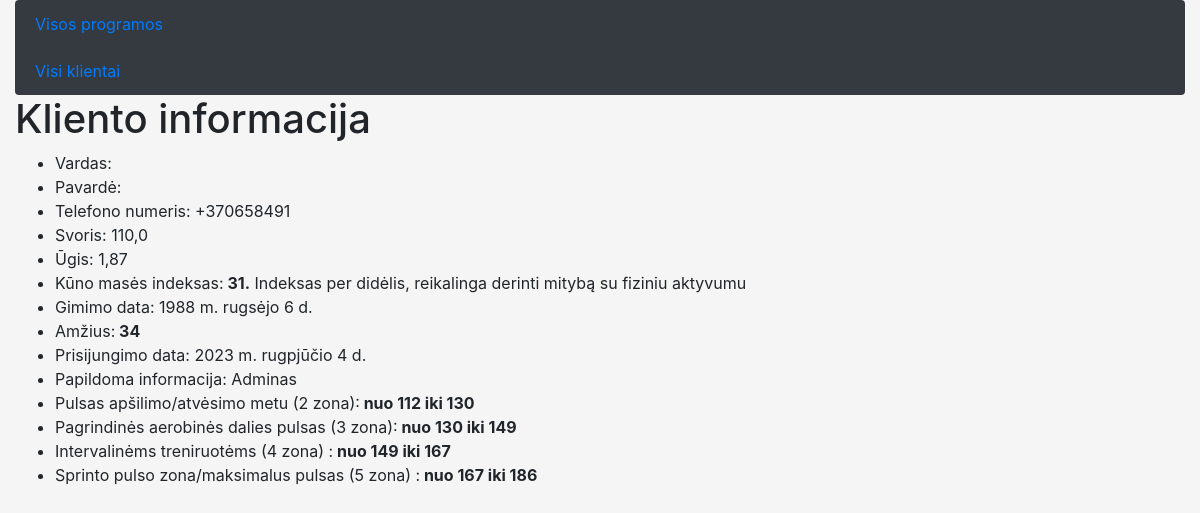
Page /program/client_detail/1/ on the committed database.
### program/models.py (models this page shows, shortened)
class UserProfile(models.Model):
    user = models.OneToOneField(User, on_delete=models.CASCADE)
    phone = models.CharField(max_length=20, blank=True, null=True, help_text='pvz +3706...')
    weight = models.DecimalField(blank=True, null=True, decimal_places=1, max_digits=4)
    height = models.DecimalField(blank=True, null=True, decimal_places=2, max_digits=4, help_text='pvz 1.68')
    birth = models.DateField(null=True, blank=True)
    joined = models.DateField(null=False, blank=False, default=datetime.now)
    info = models.TextField(blank=True, null=True, max_length=1000, help_text='svarbi informacija')
    class Meta:
        ordering = ['user']

### program/views.py (the view)
# urls.py: path('client_detail/<int:user_id>/', views.client_detail, name='client_detail'),
def client_detail(request, user_id):
    client = get_object_or_404(UserProfile, user_id=user_id)
    birth_date = client.birth
    today = datetime.today().date()
    age = today.year - birth_date.year - ((today.month, today.day) < (birth_date.month, birth_date.day))
    max_hr = 220 - age
    zone2 = round(max_hr * 0.6)
    zone3 = round(max_hr * 0.7)
    zone4 = round(max_hr * 0.8)
    zone5 = round(max_hr * 0.9)
    kmi = round(client.weight/(client.height **2))
    if kmi <18.5 :
        tekstas = 'Indeksas žemiau normos, reikia derinti sportą ir mitybą masės didinimui'
    elif 18.5 <= kmi <= 25:
        tekstas = 'Indeksas normalus'
    elif 25 < kmi <= 30:
        tekstas = 'Indeksas nežymiai virsyja normalų, derinti mitybą masės mažinimui'
    elif kmi > 30 :
        tekstas = 'Indeksas per didėlis, reikalinga derinti mitybą su fiziniu aktyvumu'
    context = {'client': client, 'age': age, 'max_hr': max_hr, 'zone2': zone2, 'zone3': zone3, 'zone4': zone4,
               'zone5': zone5, 'KMI': kmi, 'tekstas': tekstas}
    return render(request, 'client_detail.html', context)

### program/templates/client_detail.html
{% extends "base.html" %}
{% load static %}
{% block content %}
    <h1>Kliento informacija</h1>
    <ul>
        <li>Vardas: {{ client.user.first_name }}</li>
        <li>Pavardė: {{ client.user.last_name }}</li>
        <li>Telefono numeris: {{ client.phone }}</li>
        <li>Svoris: {{ client.weight }}</li>
        <li>Ūgis: {{ client.height }}</li>
        <li>Kūno masės indeksas:<strong> {{ KMI }}.</strong> {{ tekstas }}</li>
        <li>Gimimo data: {{ client.birth }}</li>
        <li>Amžius:<strong> {{ age }}</strong></li>
        <li>Prisijungimo data: {{ client.joined }}</li>
        <li>Papildoma informacija: {{ client.info }}</li>
        <li>Pulsas apšilimo/atvėsimo metu (2 zona):<strong> nuo {{ zone2 }} iki {{ zone3 }}</strong></li>
        <li>Pagrindinės aerobinės dalies pulsas (3 zona):<strong> nuo {{ zone3 }} iki {{ zone4 }}</strong></li>
        <li>Intervalinėms treniruotėms (4 zona)  :<strong> nuo {{ zone4 }} iki {{ zone5 }}</strong></li>
        <li>Sprinto pulso zona/maksimalus pulsas (5 zona)  :<strong> nuo {{ zone5 }} iki {{ max_hr }}</strong></li>
    </ul>
{% endblock %}

### program/static/css/style.css (style rules this page uses)
body { background-color: #f5f5f5; }

### rows in the picture
UserProfile: phone "+370658491", weight "110,0", height "1,87", birth "1988 m. rugsėjo 6 d.", joined "2023 m. rugpjūčio 4 d.", info "Adminas"

### other values in the picture
{{ KMI }} "31"
{{ tekstas }} "Indeksas per didėlis, reikalinga derinti mitybą su fiziniu aktyvumu"
